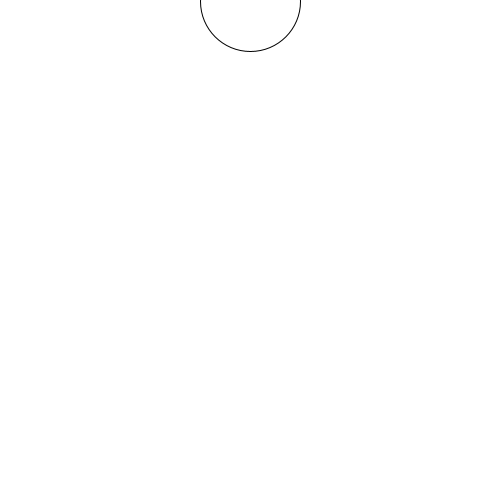
Frame 1 (no input)
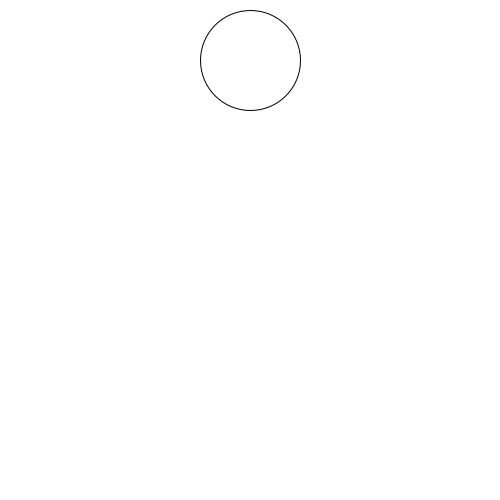
Frame 60 (the mouse pressed at the canvas centre just before this capture)
Frame 120 (the mouse held since frame 60 and released just before this capture): identical to frame 60, image omitted

The Processing sketch that drew these frames (run headless with seeded random() and noise(); from frame 60 on, the mouse is pressed at the canvas centre):

// Processing sketch: processing_61891
// ── processing_61891.pde

int y;

public void setup() {
  y = 0;
  size(500, 500);
  smooth();
}

public void draw() {
  y = y + 1;
  background(255);
  ellipse(width / 2, y, 100, 100);
}

public void mousePressed() {
  y = 0;
}
